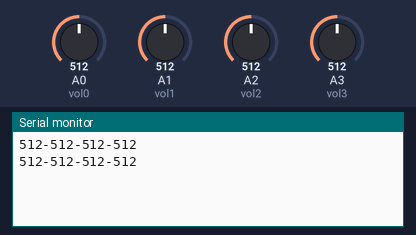
Recording of a sketch running on a simulated Arduino Uno, built with avr-gcc and run on an emulated ATmega328P. On the bench: the last lines printed to the serial monitor. The test bench sets the inputs (shaded band); at power-on: A0 (vol0) = 512, A1 (vol1) = 512, A2 (vol2) = 512, A3 (vol3) = 512.

Above: at 1.6 s.
1.7 s: A0 (vol0) set to 716
At 2.2 s:
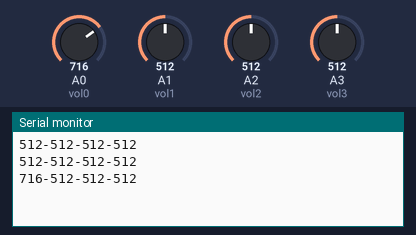
3.2 s: A1 (vol1) set to 716
At 4.1 s:
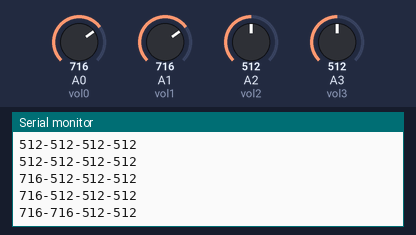
4.7 s: A2 (vol2) set to 716
At 5.8 s:
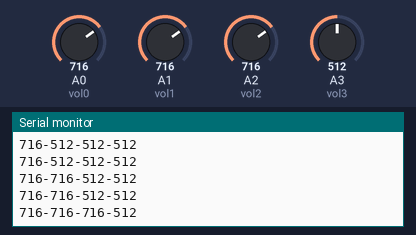
6.2 s: A3 (vol3) set to 716
At 7.5 s:
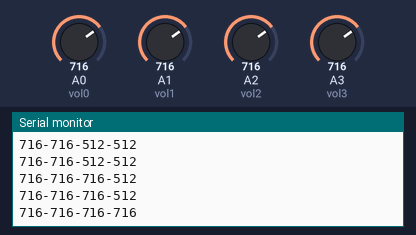
7.7 s: A0 (vol0) set to 992
At 8.4 s:
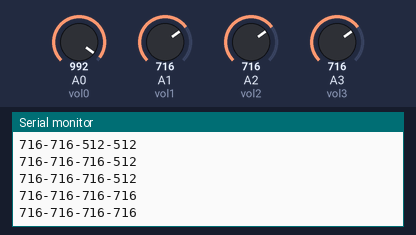
9.2 s: A1 (vol1) set to 992
At 10.1 s:
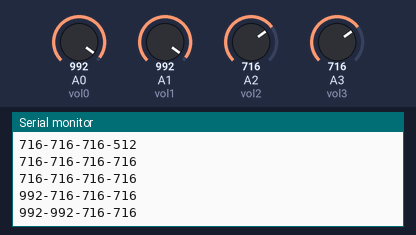
Timing chart, 0 to 11.7 s (numbered marks = the images above; inputs shaded):
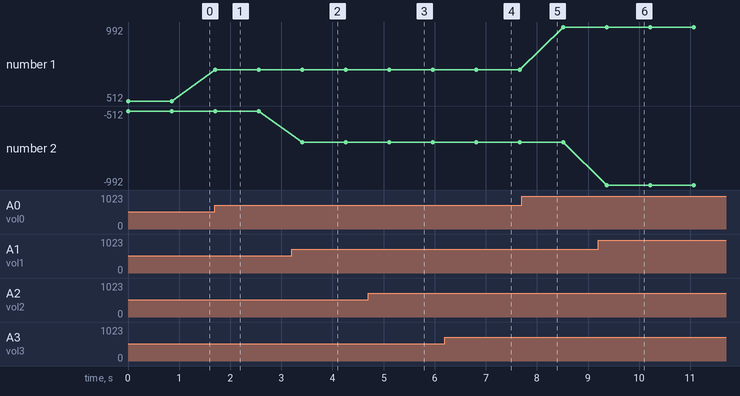

Measured:
- after the input at 1.7 s, the serial monitor: prints a new line at once (image 1)
- after the input at 3.2 s, the serial monitor: prints a new line after 0.20 s (image 2)
- after the input at 4.7 s, the serial monitor: prints a new line after 0.41 s (image 3)
- after the input at 6.2 s, the serial monitor: prints a new line after 0.61 s (image 4)
- after the input at 9.2 s, the serial monitor: prints a new line after 0.16 s (image 6)
- plotted number 1: 512 → 716 after the input at 1.7 s, 716 → 992 after the input at 7.7 s
- plotted number 2: -512 → -716 after the input at 3.2 s, -716 → -992 after the input at 9.2 s

The sketch:

QuadChannel-1.0.ino
```cpp
// Defining the Analog inputs
int vol0 = A0;
int vol1 = A1;
int vol2 = A2;
int vol3 = A3;

// Void Setup -> Just for initiating the baud rate
void setup() {
  Serial.begin(9600);
}

void loop() {
  // sensor #1
  Serial.print(analogRead(vol0));
  Serial.print("-");

  // sensor #2
  Serial.print(analogRead(vol1));
  Serial.print("-");

  // sensor #3
  Serial.print(analogRead(vol2));
  Serial.print("-");

  // sensor #4
  Serial.println(analogRead(vol3));

  delay(850); // this parameter can be adjusted due to the sensors and real-time analysis complexity
}
```
